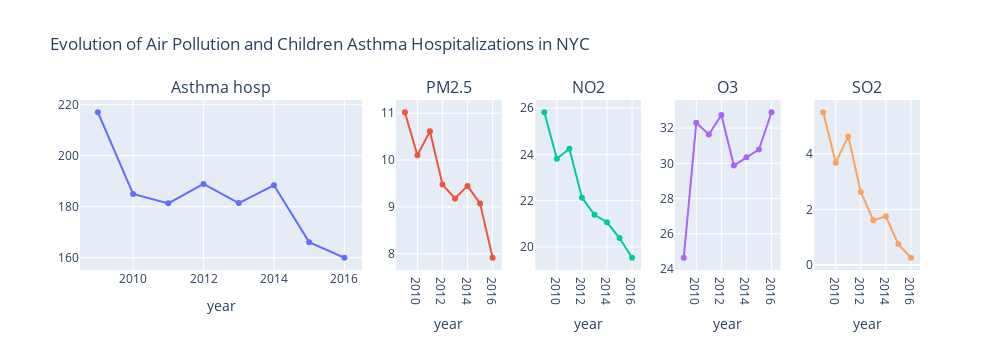

Notebook code cell kept with this figure:
### Code cell
# Make the plot interactive with plotly go.Scatter
fig = make_subplots(rows=1, cols=5,column_widths=[0.4, 0.15,0.15,0.15,0.15],
    subplot_titles=("Asthma hosp","PM2.5", "NO2", "O3", "SO2"))

fig.add_trace(go.Scatter(x=years, y=asthma_per_year,name='Asthma hosp'),row=1, col=1)

fig.add_trace(go.Scatter(x=years, y=PM2_5_per_year,name='PM2.5'),row=1, col=2)

fig.add_trace(go.Scatter(x=years, y=NO2_per_year,name='NO2'),row=1, col=3)

fig.add_trace(go.Scatter(x=years, y=O3_per_year,name='O3'),row=1, col=4)

fig.add_trace(go.Scatter(x=years, y=SO2_per_year,name='SO2'),row=1, col=5)

# Update xaxis properties
fig.update_xaxes(title_text="year", row=1, col=1);fig.update_xaxes(title_text="year", row=1, col=2)
fig.update_xaxes(title_text="year", row=1, col=3);fig.update_xaxes(title_text="year", row=1, col=4)
fig.update_xaxes(title_text="year", row=1, col=5)

fig.update_layout(height=350, width=1000,
                  title_text='Evolution of Air Pollution and Children Asthma Hospitalizations in NYC')

fig.update_layout(showlegend=False); fig.show()

### Figure 1 — Plotly figure (JSON) as saved in the notebook; plotly's stock layout.template omitted (floating-point values rounded to 4 significant figures)
{"data": [{"name": "Asthma hosp", "type": "scatter", "x": [2009, 2010, 2011, 2012, 2013, 2014, 2015, 2016], "xaxis": "x", "y": [217.0, 185, 181.3, 188.9, 181.4, 188.4, 166.1, 160.0], "yaxis": "y"}, {"name": "PM2.5", "type": "scatter", "x": [2009, 2010, 2011, 2012, 2013, 2014, 2015, 2016], "xaxis": "x2", "y": [11.02, 10.1, 10.62, 9.476, 9.18, 9.448, 9.07, 7.913], "yaxis": "y2"}, {"name": "NO2", "type": "scatter", "x": [2009, 2010, 2011, 2012, 2013, 2014, 2015, 2016], "xaxis": "x3", "y": [25.83, 23.81, 24.24, 22.13, 21.39, 21.07, 20.38, 19.53], "yaxis": "y3"}, {"name": "O3", "type": "scatter", "x": [2009, 2010, 2011, 2012, 2013, 2014, 2015, 2016], "xaxis": "x4", "y": [24.64, 32.31, 31.64, 32.74, 29.87, 30.34, 30.79, 32.9], "yaxis": "y4"}, {"name": "SO2", "type": "scatter", "x": [2009, 2010, 2011, 2012, 2013, 2014, 2015, 2016], "xaxis": "x5", "y": [5.494, 3.683, 4.626, 2.624, 1.615, 1.752, 0.746, 0.2645], "yaxis": "y5"}], "layout": {"annotations": [{"font": {"size": 16}, "showarrow": false, "text": "Asthma hosp", "x": 0.168, "xanchor": "center", "xref": "paper", "y": 1, "yanchor": "bottom", "yref": "paper"}, {"font": {"size": 16}, "showarrow": false, "text": "PM2.5", "x": 0.439, "xanchor": "center", "xref": "paper", "y": 1, "yanchor": "bottom", "yref": "paper"}, {"font": {"size": 16}, "showarrow": false, "text": "NO2", "x": 0.605, "xanchor": "center", "xref": "paper", "y": 1, "yanchor": "bottom", "yref": "paper"}, {"font": {"size": 16}, "showarrow": false, "text": "O3", "x": 0.771, "xanchor": "center", "xref": "paper", "y": 1, "yanchor": "bottom", "yref": "paper"}, {"font": {"size": 16}, "showarrow": false, "text": "SO2", "x": 0.937, "xanchor": "center", "xref": "paper", "y": 1, "yanchor": "bottom", "yref": "paper"}], "height": 350, "showlegend": false, "title": {"text": "Evolution of Air Pollution and Children Asthma Hospitalizations in NYC"}, "width": 1000, "xaxis": {"anchor": "y", "domain": [0, 0.336], "title": {"text": "year"}}, "xaxis2": {"anchor": "y2", "domain": [0.376, 0.502], "title": {"text": "year"}}, "xaxis3": {"anchor": "y3", "domain": [0.542, 0.668], "title": {"text": "year"}}, "xaxis4": {"anchor": "y4", "domain": [0.708, 0.834], "title": {"text": "year"}}, "xaxis5": {"anchor": "y5", "domain": [0.874, 1], "title": {"text": "year"}}, "yaxis": {"anchor": "x", "domain": [0, 1]}, "yaxis2": {"anchor": "x2", "domain": [0, 1]}, "yaxis3": {"anchor": "x3", "domain": [0, 1]}, "yaxis4": {"anchor": "x4", "domain": [0, 1]}, "yaxis5": {"anchor": "x5", "domain": [0, 1]}}}
